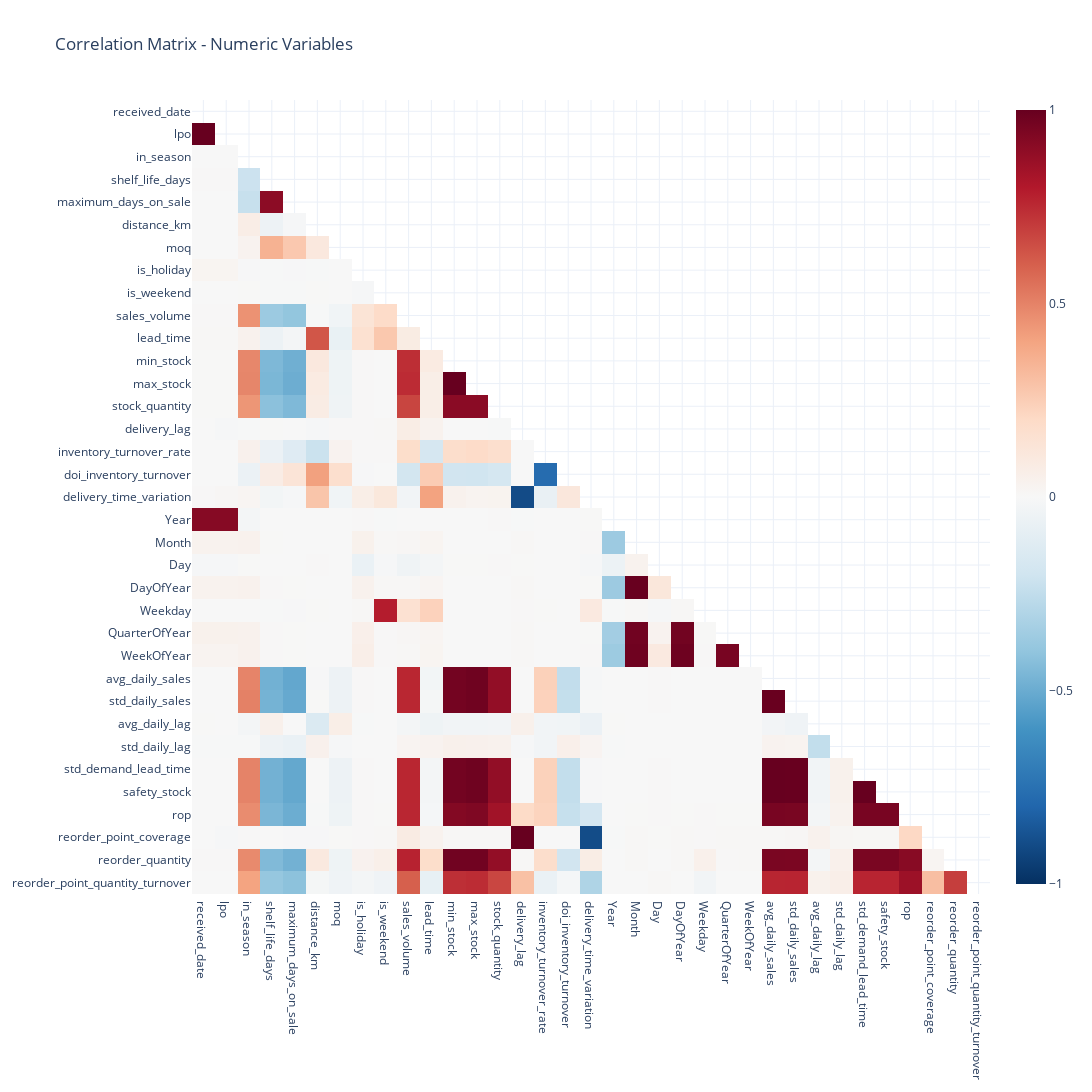

The code cell stored with this chart in its notebook:
### Code cell
# Hide the top half of the matrix to avoid repeating values
mask = np.tril(np.ones(correlation_matrix.shape), k=-1)
masked_corr = correlation_matrix.where(mask == 1)

# Create a heatmap visualization of the correlation matrix
fig_corr = px.imshow(masked_corr,
                    title='Correlation Matrix - Numeric Variables',
                    color_continuous_scale='RdBu_r',  # Red-Blue reversed color scale
                    aspect="auto",                   # Automatic aspect ratio
                    text_auto=False,                 # Display correlation values on cells
                    zmin=-1, zmax=1)                 # Fix color scale from -1 to +1

# Adjust the figure dimensions
fig_corr.update_layout(width=1200, height=1200)

# Display the interactive heatmap
fig_corr.show()

### Figure 1 — Plotly figure (JSON) as saved in the notebook; plotly's stock layout.template omitted (floating-point values rounded to 4 significant figures; data arrays with more than 128 entries replaced by an {"elided": "..."} marker saying what was removed)
{"data": [{"coloraxis": "coloraxis", "hovertemplate": "x: %{x}<br>y: %{y}<br>color: %{z}<extra></extra>", "name": "0", "type": "heatmap", "x": ["received_date", "lpo", "in_season", "shelf_life_days", "maximum_days_on_sale", "distance_km", "moq", "is_holiday", "is_weekend", "sales_volume", "lead_time", "min_stock", "max_stock", "stock_quantity", "delivery_lag", "inventory_turnover_rate", "doi_inventory_turnover", "delivery_time_variation", "Year", "Month", "Day", "DayOfYear", "Weekday", "QuarterOfYear", "WeekOfYear", "avg_daily_sales", "std_daily_sales", "avg_daily_lag", "std_daily_lag", "std_demand_lead_time", "safety_stock", "rop", "reorder_point_coverage", "reorder_quantity", "reorder_point_quantity_turnover"], "xaxis": "x", "y": ["received_date", "lpo", "in_season", "shelf_life_days", "maximum_days_on_sale", "distance_km", "moq", "is_holiday", "is_weekend", "sales_volume", "lead_time", "min_stock", "max_stock", "stock_quantity", "delivery_lag", "inventory_turnover_rate", "doi_inventory_turnover", "delivery_time_variation", "Year", "Month", "Day", "DayOfYear", "Weekday", "QuarterOfYear", "WeekOfYear", "avg_daily_sales", "std_daily_sales", "avg_daily_lag", "std_daily_lag", "std_demand_lead_time", "safety_stock", "rop", "reorder_point_coverage", "reorder_quantity", "reorder_point_quantity_turnover"], "yaxis": "y", "z": {"elided": "35x35 float values"}}], "layout": {"coloraxis": {"cmax": 1, "cmin": -1, "colorscale": [[0, "rgb(5,48,97)"], [0.1, "rgb(33,102,172)"], [0.2, "rgb(67,147,195)"], [0.3, "rgb(146,197,222)"], [0.4, "rgb(209,229,240)"], [0.5, "rgb(247,247,247)"], [0.6, "rgb(253,219,199)"], [0.7, "rgb(244,165,130)"], [0.8, "rgb(214,96,77)"], [0.9, "rgb(178,24,43)"], [1, "rgb(103,0,31)"]]}, "height": 1200, "title": {"text": "Correlation Matrix - Numeric Variables"}, "width": 1200, "xaxis": {"anchor": "y", "domain": [0, 1]}, "yaxis": {"anchor": "x", "autorange": "reversed", "domain": [0, 1]}}}
